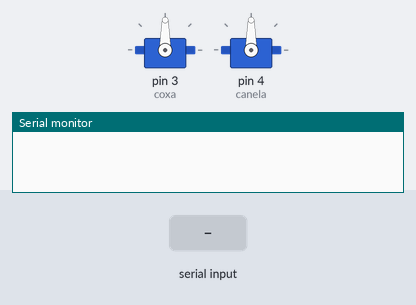
A sketch run on a simulated Arduino Uno, built with avr-gcc and run on an emulated ATmega328P. Shown: 2 × servo, the last lines printed to the serial monitor. The test bench sets the inputs (shaded band).

Above: at 1.2 s.
1.3 s: "f\n" received over Serial
At 2.1 s:
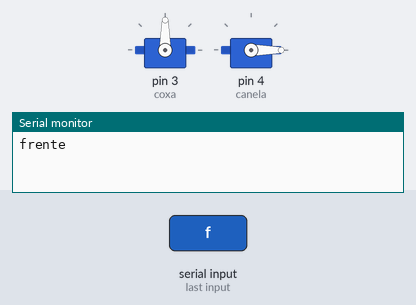
At 3.1 s:
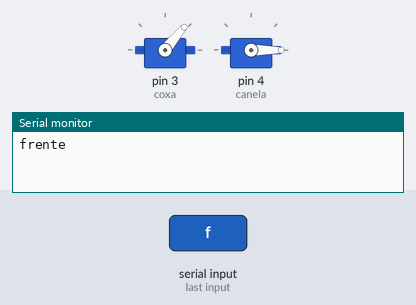
7.3 s: "p\n" received over Serial
At 7.9 s:
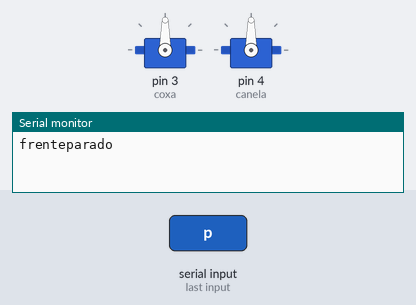
Timing chart, 0 to 10.3 s (numbered marks = the images above; inputs shaded):
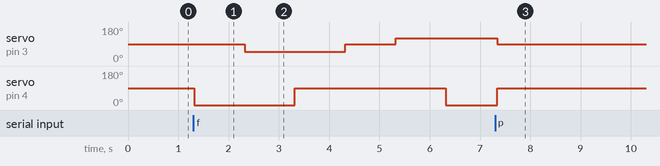

Measured:
- after the input at 1.3 s, servo on pin 3 (coxa): 90° → 50° after 1.0 s, → 90° 2.0 s later, → 120° 1.0 s later; servo on pin 4 (canela): 90° → 0° at once, → 90° 2.0 s later, → 0° 3.0 s later
- after the input at 7.3 s, servo on pin 3 (coxa): 120° → 90° at once; servo on pin 4 (canela): 0° → 90° at once

The sketch:

pena_quadrupede.ino
```cpp
// https://www.paulotrentin.com.br/programacao/dicas/lendo-uma-string-com-arduino-via-serial/


#include <Servo.h>

Servo coxa;
Servo canela;

String str_serial;
String st_str_serial[0] = 'p';

void le_serial(){
  str_serial = "";
  while(Serial.available() > 0){
      char  char_receb = Serial.read();

      if (char_receb != '\n'){
        str_serial.concat(char_receb);
      }
      delay(10);
    }
  }

void andar(char direcao){
  int tmp = 1000;
  int esq = 50;
  int dir = 120;
  int reto = 90;
  int canela_esq = 00;
  int canela_dir = 50;
  int canela_reto = 90;

  switch(direcao){

  case 'p':
    Serial.println("parado");
    //perana reta
    coxa.write(reto);
    canela.write(reto);
    delay(tmp);
    break;

  case 'f':
    Serial.print("frente");
   //abre perna
    canela.write(canela_esq);
    delay(tmp);
    coxa.write(esq);
    delay(tmp);
    canela.write(canela_reto);
    delay(tmp);
    coxa.write(reto);
    delay(tmp);
    coxa.write(dir);
    delay(tmp);
    canela.write(canela_esq);
    delay(tmp);
    break;
  }
}

void move_pernas(){
//  int v_coxa;
//  int v_canela;

//  Serial.print("movendo ");
//  Serial.println(str_serial);
//  v_coxa = (str_serial.substring(0, 3)).toInt();
//  v_canela = (str_serial.substring(4, 7)).toInt();

//  Serial.println(v_coxa);
//  Serial.println(v_canela);

//  coxa.write(v_coxa);
//  canela.write(v_canela);

  }

void setup() {
  Serial.begin(115200);
  coxa.attach(3);
  canela.attach(4);
}

void loop() {
  if (Serial.available() > 0) {
    le_serial();
    char dir = str_serial[0];
    andar(dir);
  }

}
```
